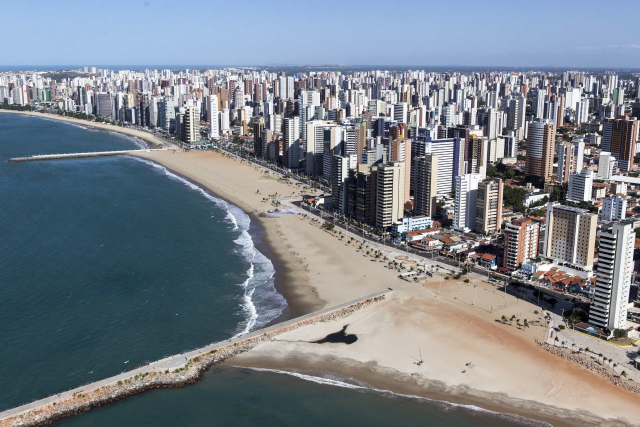
#> input picture packages/fortal_site/assets/photos/fortaleza-beira-mar.jpg, 1280 x 853 px (shown at 1/2 size)
$ python make_sea_mask.py ../assets/photos/fortaleza-beira-mar.jpg ../assets/photos/fortaleza-beira-mar.jpg
#> lines starting #> are read from the running program, lines starting #| are printed output that depends on the picture; after the words box and inside, x2 and y2 are one past the last pixel; in counts of white or black regions, pixels touching at a corner belong together
"""Sea mask for the Beira-Mar photo: its connected water and surf, feathered, at half size.

    uv run --no-project --with pillow --with numpy python -I tool/make_sea_mask.py \
        assets/photos/fortaleza-beira-mar.jpg assets/photos/fortaleza-beira-mar-sea.png
"""
import sys
import numpy as np
from PIL import Image, ImageDraw, ImageFilter
src, out = sys.argv[1], sys.argv[2]
rgb = Image.open(src).convert('RGB')
#> rgb is the input picture: PIL image 1280x853 RGB; mean R, G, B 122.5, 129.6, 137.9
im = np.asarray(rgb).astype(np.float32)
h, w, _ = im.shape
#> h = 853; w = 1280
r, g, b = im[..., 0], im[..., 1], im[..., 2]
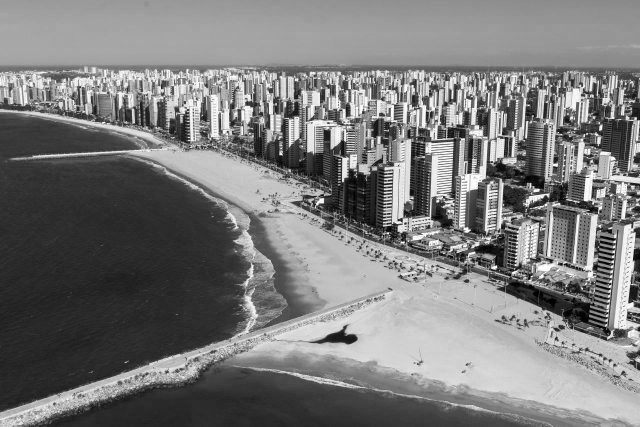
#> r: shape (853, 1280) float32 (shown at 1/2 size); min 0, max 255, mean 122.5
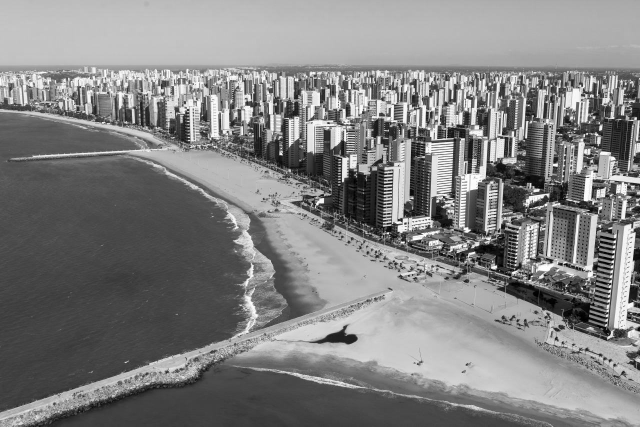
#> g: shape (853, 1280) float32 (shown at 1/2 size); min 0, max 255, mean 129.6
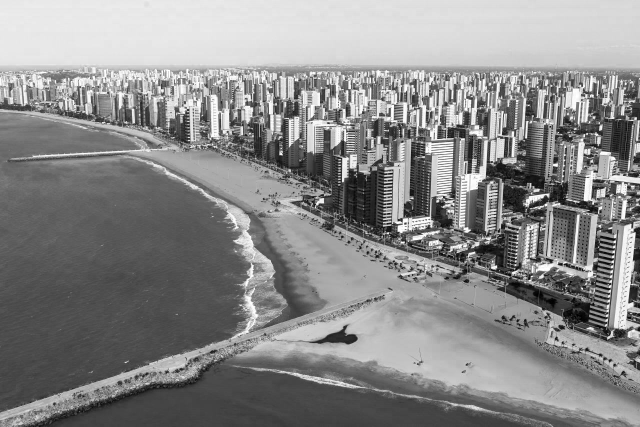
#> b: shape (853, 1280) float32 (shown at 1/2 size); min 0, max 255, mean 137.9
lum = 0.2126 * r + 0.7152 * g + 0.0722 * b
yy = np.arange(h)[:, None].repeat(w, 1)
water = ((b > r + 18) & (g > r + 6) & (lum < 150) & (yy > 0.2 * h)) | ((yy > 0.86 * h) & (g >= r + 6) & (lum < 95))
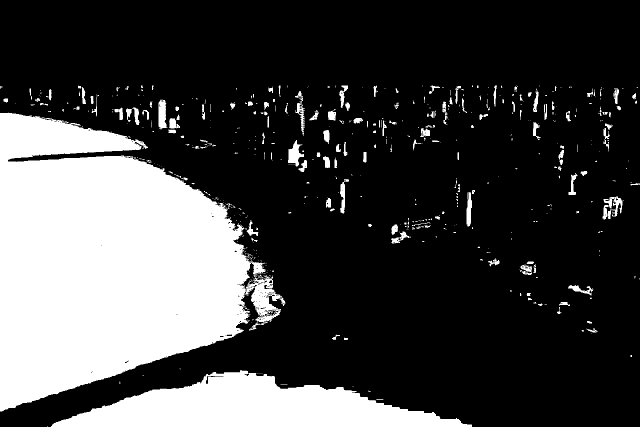
#> water: shape (853, 1280) bool (shown at 1/2 size); 26.2% white; 598 white regions (442 under 20 px), largest, box (x1, y1, x2, y2) and area: (0, 225, 571, 823) 216004, (102, 740, 944, 853) 51043, (576, 280, 608, 333) 849
m = Image.fromarray((water * 255).astype(np.uint8)).filter(ImageFilter.MaxFilter(5)).filter(ImageFilter.MinFilter(5))
#> m: PIL image 1280x853 L; 26.7% white; 312 white regions (187 under 20 px), largest, box (x1, y1, x2, y2) and area: (0, 225, 571, 823) 219709, (102, 740, 944, 853) 51266, (317, 199, 360, 267) 1356
# Keep only the regions connected to seeds in open water (left bay, bottom strip).
seeds = [(60, 600), (200, 780), (300, 450), (500, 800), (600, 820), (700, 840), (800, 845)]
work = m.copy()
for s in seeds:
    if work.getpixel(s) == 255:
        ImageDraw.floodfill(work, s, 128)
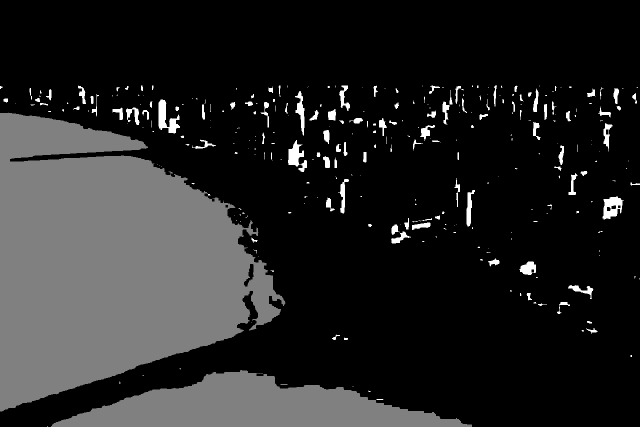
#> work: PIL image 1280x853 L (shown at 1/2 size); min 0, max 255, mean 36.7
main = np.asarray(work) == 128
#> main: shape (853, 1280) bool; 24.8% white; 2 white regions, box (x1, y1, x2, y2) and area: (0, 225, 571, 823) 219693, (102, 740, 944, 853) 51266
# Surf: bright, neutral-to-cool pixels next to the water (sand is warmer: r > b).
near = np.asarray(Image.fromarray((main * 255).astype(np.uint8)).filter(ImageFilter.MaxFilter(25))) > 0
#> near: shape (853, 1280) bool; 28.7% white; 2 white regions, box (x1, y1, x2, y2) and area: (0, 213, 583, 835) 248115, (90, 728, 956, 853) 64847
foam = (lum > 140) & (b >= r - 6) & near & (yy > 0.25 * h)
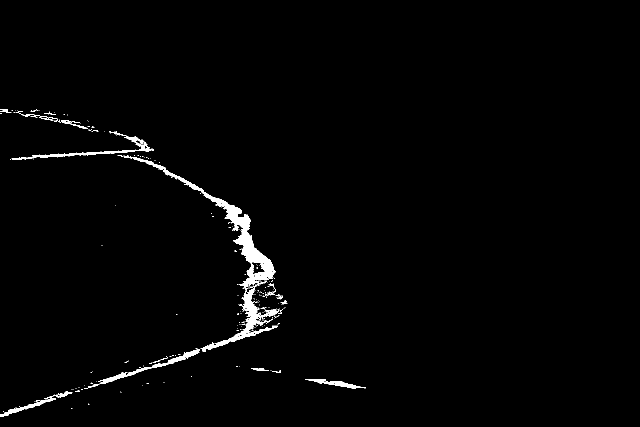
#> foam: shape (853, 1280) bool (shown at 1/2 size); 1.4% white; 248 white regions (225 under 20 px), largest, box (x1, y1, x2, y2) and area: (237, 310, 551, 587) 6365, (403, 568, 556, 704) 2751, (23, 263, 308, 319) 1578
both = main | foam
#> both: shape (853, 1280) bool; 25.9% white; 85 white regions (78 under 20 px), largest, box (x1, y1, x2, y2) and area: (0, 218, 575, 833) 230187, (102, 740, 944, 853) 51966, (502, 736, 537, 742) 99
m = Image.fromarray((both * 255).astype(np.uint8)).filter(ImageFilter.MaxFilter(3)).filter(ImageFilter.MinFilter(3))
#> m: PIL image 1280x853 L; 26% white; 41 white regions (35 under 20 px), largest, box (x1, y1, x2, y2) and area: (0, 218, 575, 833) 231443, (102, 740, 944, 853) 52032, (502, 736, 537, 742) 115, (88, 223, 112, 230) 38, (544, 741, 562, 746) 35, (61, 219, 79, 224) 33
m = m.filter(ImageFilter.GaussianBlur(2.5)).resize((w // 2, h // 2), Image.LANCZOS)
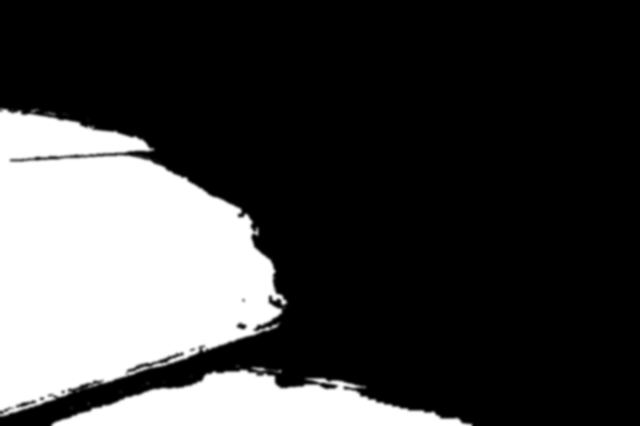
#> m: PIL image 640x426 L; min 0, max 255, mean 66.3
m.save(out, optimize=True)
print('coverage', round(float(np.asarray(m).mean() / 255), 3))
#| coverage 0.26
